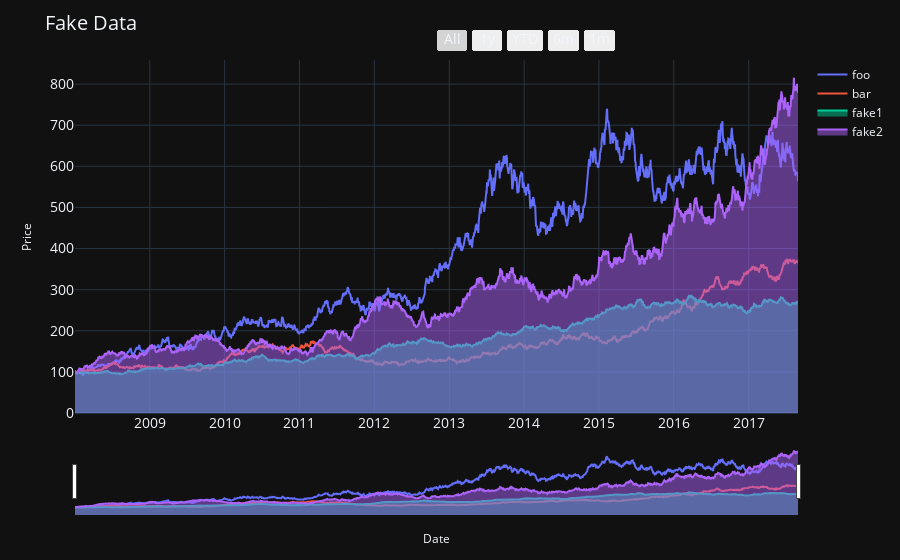

Write notebook code for a chart like this one.
### Code cell
c = Figure(rows=1, cols=1)
c.add_chart(l, row=1, col=1)
c.add_chart(a, row=1, col=1)
c.layout(title="Fake Data")
c.show()

### Figure 1 — Plotly figure (JSON) as saved in the notebook; plotly's stock layout.template omitted (floating-point values rounded to 4 significant figures; data arrays with more than 128 entries replaced by an {"elided": "..."} marker saying what was removed)
{"data": [{"line": {"width": 2}, "marker": {"color": "#636EFA"}, "meta": {"chart_id": "389a9899-7972-41ab-bbbe-5cb7dc564e1f", "y_col": "foo"}, "mode": "lines", "name": "foo", "showlegend": true, "type": "scatter", "x": {"elided": "2520 str values"}, "xaxis": "x", "y": {"elided": "2520 float values"}, "yaxis": "y"}, {"line": {"width": 2}, "marker": {"color": "#EF553B"}, "meta": {"chart_id": "389a9899-7972-41ab-bbbe-5cb7dc564e1f", "y_col": "bar"}, "mode": "lines", "name": "bar", "showlegend": true, "type": "scatter", "x": {"elided": "2520 str values"}, "xaxis": "x", "y": {"elided": "2520 float values"}, "yaxis": "y"}, {"fill": "tozeroy", "marker": {"color": "#00CC96"}, "meta": {"chart_id": "ce4febc6-a7fc-43da-bf2f-0aafdd035b3c", "y_col": "fake1"}, "name": "fake1", "showlegend": true, "type": "scatter", "x": {"elided": "2520 str values"}, "xaxis": "x", "y": {"elided": "2520 float values"}, "yaxis": "y"}, {"fill": "tozeroy", "marker": {"color": "#AB63FA"}, "meta": {"chart_id": "ce4febc6-a7fc-43da-bf2f-0aafdd035b3c", "y_col": "fake2"}, "name": "fake2", "showlegend": true, "type": "scatter", "x": {"elided": "2520 str values"}, "xaxis": "x", "y": {"elided": "2520 float values"}, "yaxis": "y"}], "layout": {"font": {"size": 14}, "legend": {"bgcolor": "rgba(0,0,0,0)", "bordercolor": "rgba(0,0,0,0)", "borderwidth": 0, "font": {"size": 12}, "orientation": "v", "traceorder": "normal", "x": 1.02, "xanchor": "left", "y": 1, "yanchor": "top"}, "margin": {"b": 45, "l": 75, "r": 50, "t": 60}, "showlegend": true, "title": {"text": "Fake Data"}, "xaxis": {"anchor": "y", "domain": [0, 1], "rangeselector": {"buttons": [{"label": "All", "step": "all"}, {"count": 1, "label": "1y", "step": "year", "stepmode": "backward"}, {"count": 1, "label": "YTD", "step": "year", "stepmode": "todate"}, {"count": 6, "label": "6m", "step": "month", "stepmode": "backward"}, {"count": 1, "label": "1m", "step": "month", "stepmode": "backward"}], "x": 0.5}, "rangeslider": {"visible": true}, "title": {"font": {"size": 12}, "text": "Date"}}, "yaxis": {"anchor": "x", "domain": [0, 1], "title": {"font": {"size": 12}, "text": "Price"}}}}
